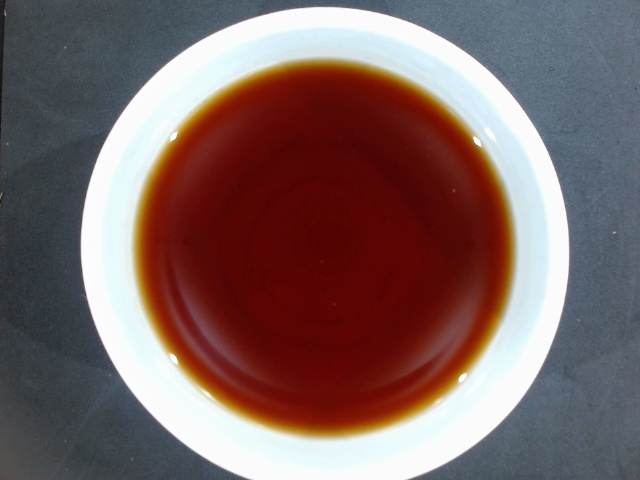
#> input picture Data_21-09-2023[1]/Warna/DUST_2-1.jpg, 640 x 480 px, found by its file name
$ python CropV2.py
#> lines starting #> are read from the running program, lines starting #| are printed output that depends on the picture; after the words box and inside, x2 and y2 are one past the last pixel; in counts of white or black regions, pixels touching at a corner belong together
import cv2 as cv
import numpy as np
import os
import math
from matplotlib import pyplot as plt

def on_trackbar():
    # print(f"Trackbar value: {value}")
    pass

def getHist(image):
    color = ['b','g','r']
    for channel, col in enumerate(color):
        histogram = cv.calcHist([image], [channel], mask=None, histSize=[256], ranges=[0,256])
        plt.plot(histogram, color=col)
        plt.xlim(0,256)

    plt.title("RGB values")
    plt.show()

def crop_trackbar(height, width, px, py, radius, src):
    canvas = np.zeros((height, width, 3), dtype=np.uint8)
    img = src.copy()

    cv.circle(canvas, (px,py), radius, [255,255,255], cv.FILLED)

    cropped = cv.bitwise_and(img, canvas,mask=None)

    # cv.imshow("canvas", canvas)
    # cv.imshow("crop", cropped)
    return cropped

def crop_mouse(event, x, y, img):
    if event == cv.EVENT_LBUTTONDOWN:
        print(f"Left mouse button clicked at ({x}, {y})")
        cx, cy = x, y
    elif event == cv.EVENT_RBUTTONDOWN:
        print(f"Right mouse button clicked at ({x}, {y})")
        px, py = x, y

    canvas = np.zeros((img[0], img[1], img[2]), dtype=np.uint8)
    radius = math.sqrt((px - cx)^2 + (py - cy)^2)
    cv.circle()

def main():
    home = os.path.expanduser("~")
    img_path = home + "\\OneDrive\\Pictures\\INSTEAD Teh\\DUST_2-1.jpg"
    img = cv.imread(img_path)
#> img is the input picture: shape (480, 640, 3); mean B, G, R 99.6, 100.8, 124.8

    height = img.shape[0]
#> height = 480
    width = img.shape[1]
#> width = 640
    channel = img.shape[2]
#> channel = 3

    cv.namedWindow("crop events")

    cv.namedWindow("crop trackbar")
    cv.createTrackbar("x space", "crop trackbar", 0, width-1, on_trackbar)
#> slider 'x space' is set to 100
    cv.createTrackbar("y space", "crop trackbar", 0, height-1, on_trackbar)
#> slider 'y space' is set to 100
    cv.createTrackbar("radius", "crop trackbar", 0, 450, on_trackbar)
#> slider 'radius' is set to 100

    while True:
        x = cv.getTrackbarPos("x space", "crop trackbar")
        y = cv.getTrackbarPos("y space", "crop trackbar")
        radius = cv.getTrackbarPos("radius", "crop trackbar")

        img_copy = img.copy()
        cv.circle(img_copy, (x,y), radius, [0,0,255], 2)
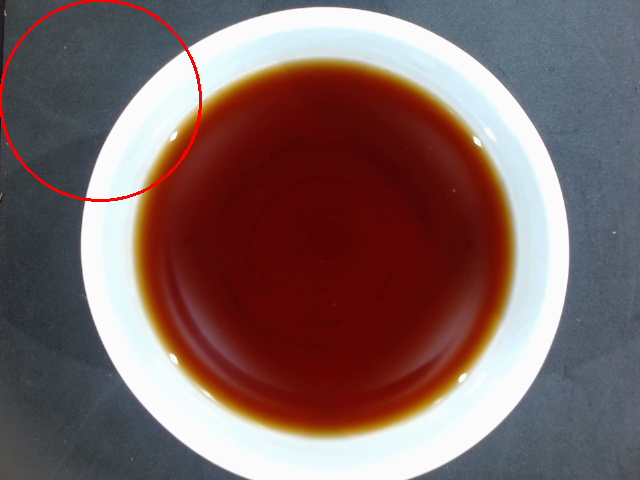
#> img_copy: shape (480, 640, 3); 0.58% of pixels changed, all inside (x1, y1, x2, y2) = (0, 0, 202, 202)

        crop_img = crop_trackbar(height, width, x, y, radius, img)
#> in crop_trackbar, `cv.circle(canvas, (px,py), radius, [255,255,255], cv.FILLED)`:
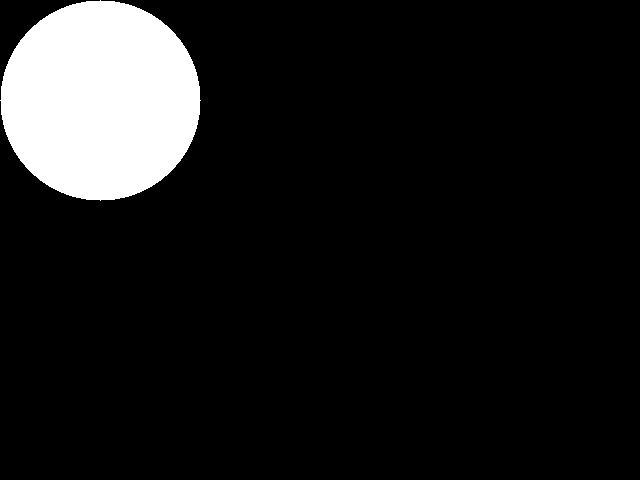
#> canvas: shape (480, 640, 3); 10.2% white; 1 white region, box (x1, y1, x2, y2) and area: (0, 0, 201, 201) 31417
#> in crop_trackbar, `cropped = cv.bitwise_and(img, canvas,mask=None)`:
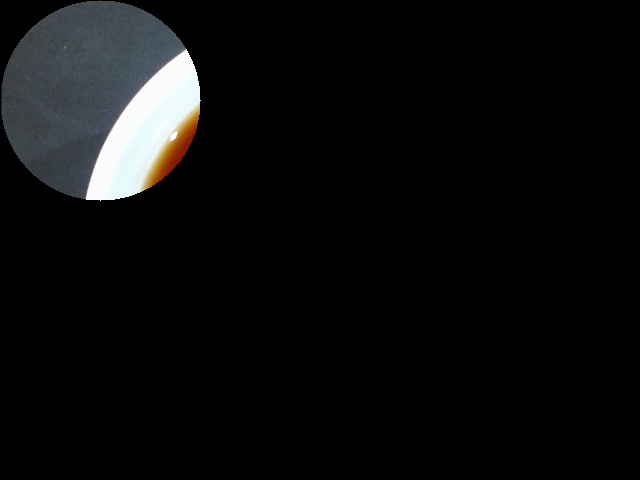
#> cropped: shape (480, 640, 3); mean B, G, R 12.5, 12.3, 11.9


        cv.imshow("crop trackbar", img_copy)
        cv.imshow("crop",crop_img)
        key = cv.waitKey(3)
#> (key Esc is pressed here)

        if key == 27:
            break
        elif key == ord('c'):
            getHist(crop_img)


if __name__ == "__main__":
    main()
    cv.destroyAllWindows()

$ run again, with Data_21-09-2023[1]/Warna/DUST_4-2.jpg copied over Data_21-09-2023[1]/Warna/DUST_2-1.jpg
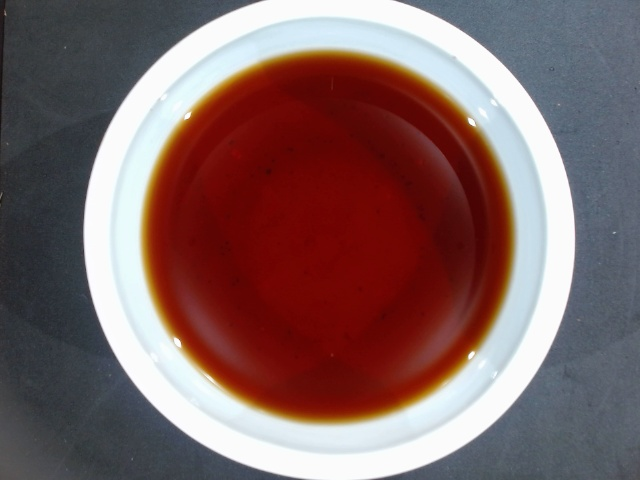
#> input picture Data_21-09-2023[1]/Warna/DUST_4-2.jpg, 640 x 480 px, found by its file name
#> in main, img is the input picture: shape (480, 640, 3); mean B, G, R 99.8, 99.9, 128.1
#> in main, `cv.circle(img_copy, (x,y), radius, [0,0,255], 2)`:
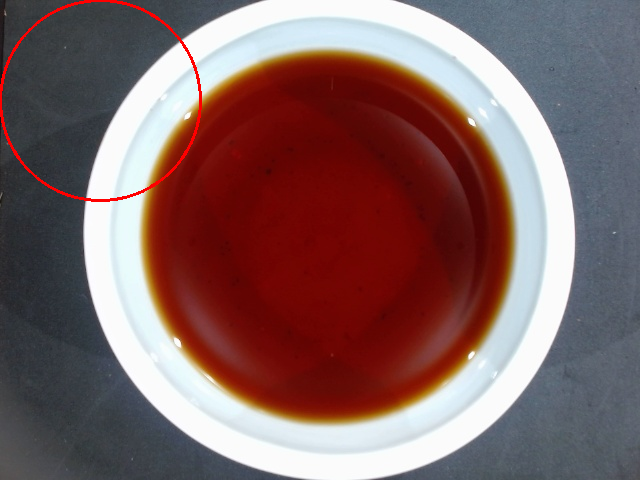
#> img_copy: shape (480, 640, 3); 0.58% of pixels changed, all inside (x1, y1, x2, y2) = (0, 0, 202, 202)
#> canvas: shape (480, 640, 3); 10.2% white; 1 white region, box (x1, y1, x2, y2) and area: (0, 0, 201, 201) 31417
#> in crop_trackbar, `cropped = cv.bitwise_and(img, canvas,mask=None)`:
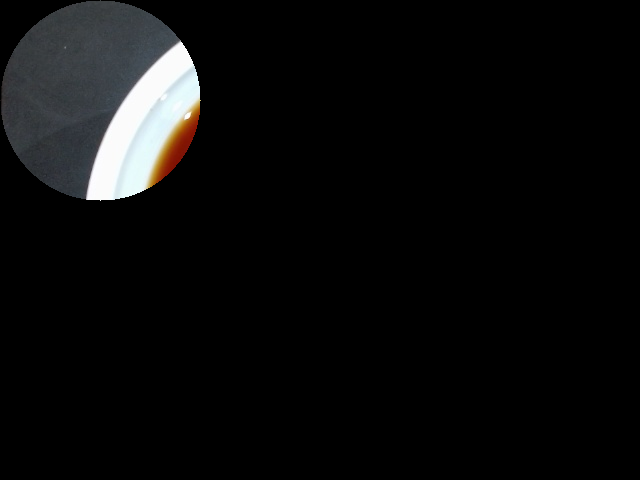
#> cropped: shape (480, 640, 3); mean B, G, R 11.9, 11.8, 11.7
